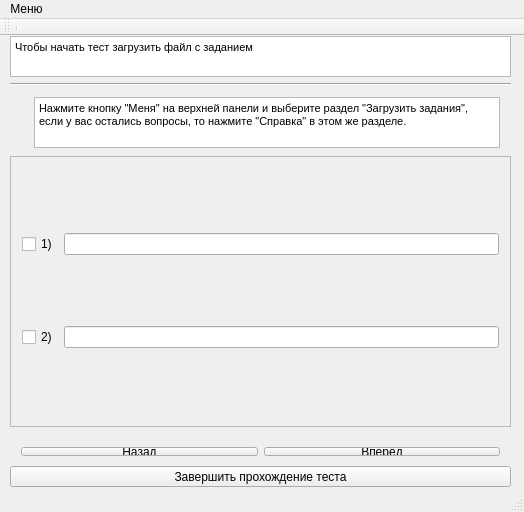
<?xml version="1.0" encoding="UTF-8"?>
<ui version="4.0">
 <class>MainWindow</class>
 <widget class="QMainWindow" name="MainWindow">
  <property name="geometry">
   <rect>
    <x>0</x>
    <y>0</y>
    <width>524</width>
    <height>512</height>
   </rect>
  </property>
  <property name="maximumSize">
   <size>
    <width>524</width>
    <height>512</height>
   </size>
  </property>
  <property name="windowTitle">
   <string>MainWindow</string>
  </property>
  <widget class="QWidget" name="centralWidget">
   <widget class="QTextEdit" name="TestNameEdit">
    <property name="geometry">
     <rect>
      <x>10</x>
      <y>0</y>
      <width>501</width>
      <height>41</height>
     </rect>
    </property>
    <property name="readOnly">
     <bool>true</bool>
    </property>
    <property name="html">
     <string>&lt;!DOCTYPE HTML PUBLIC &quot;-//W3C//DTD HTML 4.0//EN&quot; &quot;http://www.w3.org/TR/REC-html40/strict.dtd&quot;&gt;
&lt;html&gt;&lt;head&gt;&lt;meta name=&quot;qrichtext&quot; content=&quot;1&quot; /&gt;&lt;style type=&quot;text/css&quot;&gt;
p, li { white-space: pre-wrap; }
&lt;/style&gt;&lt;/head&gt;&lt;body style=&quot; font-family:'MS Shell Dlg 2'; font-size:8.25pt; font-weight:400; font-style:normal;&quot;&gt;
&lt;p style=&quot; margin-top:0px; margin-bottom:0px; margin-left:0px; margin-right:0px; -qt-block-indent:0; text-indent:0px;&quot;&gt;Чтобы начать тест загрузить файл с заданием&lt;/p&gt;&lt;/body&gt;&lt;/html&gt;</string>
    </property>
   </widget>
   <widget class="QWidget" name="formLayoutWidget">
    <property name="geometry">
     <rect>
      <x>10</x>
      <y>50</y>
      <width>501</width>
      <height>73</height>
     </rect>
    </property>
    <layout class="QFormLayout" name="formLayout">
     <item row="0" column="0">
      <widget class="QLabel" name="label">
       <property name="text">
        <string/>
       </property>
      </widget>
     </item>
     <item row="0" column="1">
      <widget class="QTextEdit" name="nameQuestEdit">
       <property name="readOnly">
        <bool>true</bool>
       </property>
       <property name="html">
        <string>&lt;!DOCTYPE HTML PUBLIC &quot;-//W3C//DTD HTML 4.0//EN&quot; &quot;http://www.w3.org/TR/REC-html40/strict.dtd&quot;&gt;
&lt;html&gt;&lt;head&gt;&lt;meta name=&quot;qrichtext&quot; content=&quot;1&quot; /&gt;&lt;style type=&quot;text/css&quot;&gt;
p, li { white-space: pre-wrap; }
&lt;/style&gt;&lt;/head&gt;&lt;body style=&quot; font-family:'MS Shell Dlg 2'; font-size:8.25pt; font-weight:400; font-style:normal;&quot;&gt;
&lt;p style=&quot; margin-top:0px; margin-bottom:0px; margin-left:0px; margin-right:0px; -qt-block-indent:0; text-indent:0px;&quot;&gt;Нажмите кнопку &amp;quot;Меня&amp;quot; на верхней панели и выберите раздел &amp;quot;Загрузить задания&amp;quot;, если у вас остались вопросы, то нажмите &amp;quot;Справка&amp;quot; в этом же разделе.&lt;/p&gt;&lt;/body&gt;&lt;/html&gt;</string>
       </property>
      </widget>
     </item>
    </layout>
   </widget>
   <widget class="Line" name="line">
    <property name="geometry">
     <rect>
      <x>10</x>
      <y>40</y>
      <width>501</width>
      <height>16</height>
     </rect>
    </property>
    <property name="orientation">
     <enum>Qt::Horizontal</enum>
    </property>
   </widget>
   <widget class="QPushButton" name="EndButton">
    <property name="geometry">
     <rect>
      <x>10</x>
      <y>430</y>
      <width>501</width>
      <height>21</height>
     </rect>
    </property>
    <property name="text">
     <string>Завершить прохождение теста</string>
    </property>
   </widget>
   <widget class="QWidget" name="horizontalLayoutWidget">
    <property name="geometry">
     <rect>
      <x>10</x>
      <y>400</y>
      <width>501</width>
      <height>31</height>
     </rect>
    </property>
    <layout class="QHBoxLayout" name="horizontalLayout">
     <item>
      <widget class="QPushButton" name="BackButton">
       <property name="text">
        <string>Назад</string>
       </property>
      </widget>
     </item>
     <item>
      <widget class="QPushButton" name="NextButton">
       <property name="text">
        <string>Вперёд</string>
       </property>
      </widget>
     </item>
    </layout>
   </widget>
   <widget class="QScrollArea" name="scrollArea">
    <property name="geometry">
     <rect>
      <x>10</x>
      <y>120</y>
      <width>501</width>
      <height>271</height>
     </rect>
    </property>
    <property name="widgetResizable">
     <bool>true</bool>
    </property>
    <widget class="QWidget" name="scrollAreaWidgetContents">
     <property name="geometry">
      <rect>
       <x>0</x>
       <y>0</y>
       <width>499</width>
       <height>269</height>
      </rect>
     </property>
     <layout class="QHBoxLayout" name="horizontalLayout_2">
      <item>
       <layout class="QGridLayout" name="AnswerLayout">
        <item row="0" column="0">
         <widget class="QCheckBox" name="checkBox">
          <property name="text">
           <string>1)</string>
          </property>
         </widget>
        </item>
        <item row="0" column="1">
         <widget class="QLineEdit" name="lineEdit">
          <property name="text">
           <string/>
          </property>
          <property name="readOnly">
           <bool>true</bool>
          </property>
         </widget>
        </item>
        <item row="1" column="0">
         <widget class="QCheckBox" name="checkBox_2">
          <property name="text">
           <string>2)</string>
          </property>
         </widget>
        </item>
        <item row="1" column="1">
         <widget class="QLineEdit" name="lineEdit_2">
          <property name="readOnly">
           <bool>true</bool>
          </property>
         </widget>
        </item>
       </layout>
      </item>
     </layout>
    </widget>
   </widget>
  </widget>
  <widget class="QMenuBar" name="menuBar">
   <property name="geometry">
    <rect>
     <x>0</x>
     <y>0</y>
     <width>524</width>
     <height>21</height>
    </rect>
   </property>
   <widget class="QMenu" name="MainMenu">
    <property name="title">
     <string>Меню</string>
    </property>
    <addaction name="actionLoadFile"/>
    <addaction name="separator"/>
    <addaction name="actionHelp"/>
   </widget>
   <addaction name="MainMenu"/>
  </widget>
  <widget class="QStatusBar" name="statusBar"/>
  <widget class="QToolBar" name="mainToolBar">
   <attribute name="toolBarArea">
    <enum>TopToolBarArea</enum>
   </attribute>
   <attribute name="toolBarBreak">
    <bool>false</bool>
   </attribute>
   <addaction name="separator"/>
  </widget>
  <action name="test">
   <property name="text">
    <string>test</string>
   </property>
  </action>
  <action name="actionLoadFile">
   <property name="text">
    <string>Загрузить задания</string>
   </property>
  </action>
  <action name="actionTest2">
   <property name="text">
    <string>Test2</string>
   </property>
  </action>
  <action name="actionTes3">
   <property name="text">
    <string>Tes3</string>
   </property>
  </action>
  <action name="action">
   <property name="text">
    <string>Справка</string>
   </property>
  </action>
  <action name="actionHelp">
   <property name="text">
    <string>Справка</string>
   </property>
  </action>
 </widget>
 <layoutdefault spacing="6" margin="11"/>
 <resources/>
 <connections/>
</ui>
